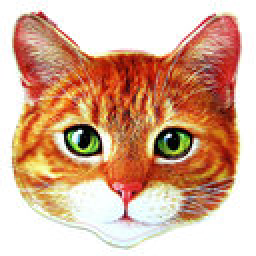
#> input picture Images/cat-128.jpg, 128 x 128 px, found by its file name (shown 2 times larger)
$ jupyter execute Animating-iterations-of-the-Arnold-map-acting-on-an-image.ipynb   (shell and % lines are left out)
#> lines starting #> are read from the running program, lines starting #| are printed output that depends on the picture
## Animating the action of the Arnold map on a discrete image

The Arnold's cat map is a chaotic map acting on the torus $\mathbb{T}^2= \mathbb{R}^2/\mathbb{Z}^2$, represented by the unit square,  $[0,1) \times [0,1)$.

This  map is defined by $f(x,y) =(x', y')$, with:

$$\left(\begin{array}{l}x'\\y'\end{array}\right) =\left(\begin{array}{ll}2&1\\1&1\end{array}\right)\left(\begin{array}{l}x\\y\end{array}\right) \:\:(\mbox{mod}\: 1)$$

or by $$\left(\begin{array}{l}x'\\y'\end{array}\right) =\left(\begin{array}{ll}1&1\\1&2\end{array}\right)\left(\begin{array}{l}x\\y\end{array}\right) \:\:(\mbox{mod}\: 1)$$

The two maps are  equivalent (topologically conjugate), i.e. they exhibit the same dynamical behaviour.   The first version is mostly used in the study of chaotic dynamical systems, while the second in connection to image encryption.

The discrete version, $f_d$,  of the Arnold map acts on a  grid over the unit square or on an image of resolution $N \times N$,
represented by an array of shape (N,N).
This map is defined as follows:
$$f_d : \{0,1,2, \ldots, N-1\} \times  \{0,1,2, \ldots, N-1\} \to  \{0,1,2, \ldots, N-1\} \times  \{0,1,2, \ldots, N-1\}, \quad f_d(x, y)=(x', y'),$$
with:
  $$\left(\begin{array}{l}x'\\y'\end{array}\right) =\left(\begin{array}{ll}2&1\\1&1\end{array}\right)\left(\begin{array}{l}x\\y\end{array}\right), \:\:(\mbox{mod}\: N)$$

  Here (x, y) are the coordinates of a pixel in an image referenced to a right system of axes, Ox, Oy, with origin, O, coinciding with the lower left pixel. If (i, j) are the (row, column) of a pixel, and (x,y) the coordinates of the same pixel, then j=x, and i=N-1-y.
  If Img is a fixed image, and Img' = f_d(Img) is the resulted image through the transformation  $f_d$, then to a  pixel in Img, of coordinates (x,y), and color c,   corresponds the pixel of coordinates (x', y') and the same color in Img'.  Hence the discrete Arnold map shuffles the pixel colors. After  some iteration the  mixing of colors occurs.

  On the other hand the discrete version of the Arnold map has a regularity that is not exhibited by the classical Arnold map, that acts on the entire torus, not only on a grid on it. Namely,  there exists a  positive integer, p(N), that depends on the image resolution,  such that $f^p_d(Img)=Img$, i.e after a number of iterations we get again the original image. The  least number, p(N), with this property is called the image period with respect to the map $f_d$. The period p(N) or an upper bound for it   is deduced in: [https://arxiv.org/abs/1111.2984](https://arxiv.org/abs/1111.2984)), [https://link.springer.com/article/10.1007/s11071-012-0539-3](https://link.springer.com/article/10.1007/s11071-012-0539-3)).

Note that the periodicity of all  images of the same resolution, $N\times N$, with respect to the Arnold map $f_d$ is a consequence of the property $A^p=Id$, where
$A$  is the matrix in the Arnold map definition, and the product $A^p$ is computed in $Z_N$, i.e. modulo N.

For image encryption algorithms periodicity of an image is a drawback. That's why generalized Arnold maps are used instead of the classical Arnold maps, defined above. These maps  depend on two parameters that can be adjusted to get a map that ensures a bigger period for an image of resolution $N\times N$.

 A generalized Arnold map   is represented by an integer matrix of the form:

  $$A=\left(\begin{array}{ll}1+ab&a\\b&1\end{array}\right)\:\: \mbox{or}\:\: A= \left(\begin{array}{ll}1&a\\b&1+ab\end{array}\right), \:\: a, b, \mbox{positive integers}$$
  For a=b=1 we get the classical versions of the Arnold map.

The aim of this notebook is twofold: first, to illustrate the properties of the discrete Arnold cat map, and second to give an example of
    simultaneous 2d and 3d plot animations, as well as to perform the layout update for each frame.

To illustrate how the discrete Arnold map acts on an image we define a subplot with two windows. In the left one we are displaying a cat image, while in the right one the image mapped, as a texture,  onto a 2D toral surface. Then we are applying succesive iteration of the discrete Arnold map to the original image, and plot
as a new animation frame the corresponding planar, respectively toral image.

[cell 1]
import numpy as np
from numpy import sin, cos, pi
import skimage.io as sio
import plotly.graph_objects as go
from plotly.subplots import make_subplots

[cell 2]
url='https://raw.githubusercontent.com/empet/Discrete-Arnold-map/master/Images/cat-128.jpg'
imag = sio.imread (url)
#> imag is the input picture: shape (128, 128, 3); mean R, G, B 215.9, 173.7, 149
img = imag[:, :, 1]
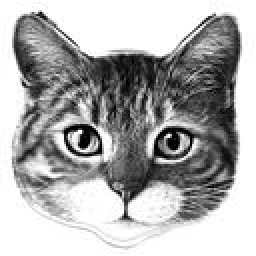
#> img: shape (128, 128) (shown 2 times larger); min 0, max 255, mean 173.7
img.shape
#> Out = (128, 128)

An image of resolution $128\times 128$ has the period 96,  with respect to the classical Arnold map (a=b=1).

[cell 3]
N = img.shape[0]
#> N = 128
surfcolor = [np.flipud(img)]
#Parameterization of the 2d torus (as a surface)
su = np.linspace(-0.5, 0.5, N)
#> su = 128 values from -0.5 to 0.5
sv = np.linspace(0, 1, N)
#> sv = 128 values from 0 to 1
u, v = np.meshgrid(su,sv)
R = 4
r = 1
x = (R + r*cos(2*pi*v)) * cos(2*pi*u)
y = (R + r*cos(2*pi*v)) * sin(2*pi*u)
z = r * sin(2*pi*v)

Define a function that returns the list of images obtained by iterating an Arnold map n_iterations times, i.e. an image orbit:

[cell 4]
def map_iterate(img,  a=1, b=1, n_iterations=1):
#> called with a = 1, b = 1, n_iterations = 6
    m, n = img.shape
#> m = 128; n = 128
    if m != n:
        raise ValueError('Arnold map acts on images of shape N x N')
    imagelist = [np.flipud(img)]
    idx = np.arange(m)
#> idx = 128 values from 0 to 127
    xim, yim = np.meshgrid(idx, idx) #(xim, yim) are the pixel  (x,y)-coordinates
    for _ in range(1, n_iterations):
        xtemp = ((1+a*b)*xim + a*yim) % m
        yim = (b*xim + yim) % m
        xim = xtemp
        imagelist.append(np.flipud(img[yim, xim]))
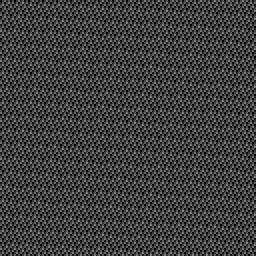
#> yim: shape (128, 128) int64 (shown 2 times larger); min 0, max 127, mean 63.5
#> after the loop, imagelist = 6 items
    return imagelist

Define 6 frames for animation: the first one displays the original images, and the others the images resulted from iterating
the  Arnold map. After the  $5^{th}$ iteration the colors are mixed.

[cell 5]
nframes = 6
surfcolor = map_iterate(img, n_iterations=nframes)
#> surfcolor = 6 items

Define the subplot figure:

[cell 6]
fig = make_subplots(
    rows=1, cols=2,
    specs=[[{"type": "xy"}, {"type": "scene"}]],
    horizontal_spacing=0.05)

fig.add_trace(go.Heatmap(z = surfcolor[0],
                         coloraxis='coloraxis'), 1, 1)

fig.add_trace(go.Surface(x=x, y=y, z=z,
                         surfacecolor=surfcolor[0],
                         coloraxis='coloraxis' ))

axes3D = dict(scene_xaxis_visible=False,
              scene_yaxis_visible=False,
              scene_zaxis_visible=False)

fig.update_layout(title_text = f'Left: image of resolution 128 x128. Right: image mapped on the torus',
                  title_x=0.5, font_color='white',
                  width=700, height=450, scene_aspectmode='data',
                  coloraxis=dict(colorscale='matter_r',
                                 showscale=False,
                                 ),
                  xaxis_showticklabels=False,
                  yaxis_showticklabels=False,
                  **axes3D,
                  paper_bgcolor='black');

[cell 7]
#fig.show()

Define the animation frames:

[cell 8]
frames = [ ]

for k in range(nframes):
    frames.append(go.Frame(data= [go.Heatmap(z=surfcolor[k]),
                                  go.Surface(surfacecolor=surfcolor[k])],
                           layout= go.Layout(title_text=f'Arnold cat map, iteration #{k}'),
                           traces =[0,1]))
#> after the loop, frames = 6 items

fig.update_layout(updatemenus=[dict(type='buttons',
                                  showactive=False,
                                  y=0,
                                  x=1.05,
                                  xanchor='left',
                                  yanchor='top',
                                  pad=dict(t=1),
                                  buttons=[dict(label='Play',
                                                method='animate',
                                                args=[None, dict(frame=dict(duration=50, redraw=True),
                                                                 transition=dict(duration=0),
                                                                 fromcurrent=True,
                                                                 mode='immediate'
                                                                 )])
                                          ]
                                  )])
fig.update(frames=frames);

Let us illustrate the periodicity of the (cat) image (cropped to get the resolution $124 \times 124$), with respect to the generalized Arnold map, defined by a=40, and b=8.  Following the results in the above mentioned references, we deduced that an image of such resolution has the period 5. Let us confirm it through simulation:

[cell 9]
#imag = sio.imread ("cat-128.jpg")
img1 = imag[2:-2, 2:-2, 1]
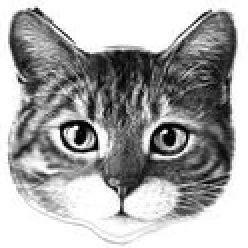
#> img1: shape (124, 124) (shown 2 times larger); min 0, max 255, mean 168.4
img1.shape
#> Out = (124, 124)

[cell 10]
imagelist = map_iterate(img1, a=40, b=8, n_iterations=6)
#> call 2 of map_iterate, with a = 40, b = 8, n_iterations = 6
#> in map_iterate (call 2), `idx = np.arange(m)`: idx = 124 values from 0 to 123
#> in map_iterate (call 2), `xim, yim = np.meshgrid(idx, idx)`:
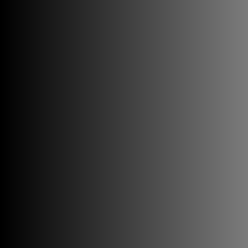
#> xim: shape (124, 124) int64 (shown 2 times larger); min 0, max 123, mean 61.5
#> in map_iterate (call 2), `xim, yim = np.meshgrid(idx, idx)`:
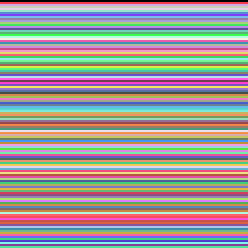
#> yim: shape (124, 124) int64 (shown 2 times larger); 124 distinct labels, from 0 to 123; one colour per label, 0 black
#> the loop in map_iterate (call 2), `for _ in range(1, n_iterations):` made 5 passes
#> pass 1, in map_iterate (call 2), `xtemp = ((1+a*b)*xim + a*yim) % m`:
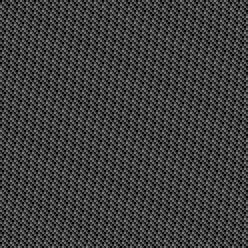
#> xtemp: shape (124, 124) int64 (shown 2 times larger); min 0, max 123, mean 61.5
#> pass 1, in map_iterate (call 2), `yim = (b*xim + yim) % m`:
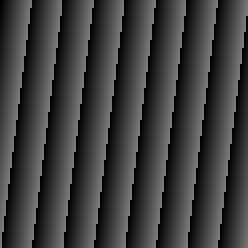
#> yim: shape (124, 124) int64 (shown 2 times larger); min 0, max 123, mean 61.5
#> pass 2, in map_iterate (call 2), `xtemp = ((1+a*b)*xim + a*yim) % m`:
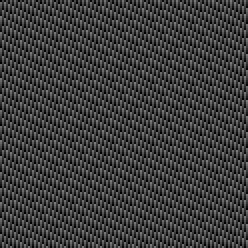
#> xtemp: shape (124, 124) int64 (shown 2 times larger); min 0, max 123, mean 61.5
#> pass 2, in map_iterate (call 2), `yim = (b*xim + yim) % m`:
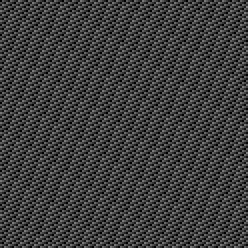
#> yim: shape (124, 124) int64 (shown 2 times larger); min 0, max 123, mean 61.5
#> imagelist = 6 items

[cell 11]
fig124 = make_subplots(
    rows=2, cols=3,
    horizontal_spacing=0.02,
    vertical_spacing=0.05,
    subplot_titles=('Original image', 'Iteration #1', 'Iteration #2', 'Iteration #3', 'Iteration #4', 'Iteration #5')
)

for k in range(6):
    fig124.add_trace(go.Heatmap(z=imagelist[k], coloraxis='coloraxis'), k//3+1, k-3*(k//3)+1)
    fig124.update_layout(width=800, height=600,
                         title_text='5-periodic image with respect to the action of a generalized Arnold map',
                         title_x=0.5,
                        coloraxis=dict(colorscale='matter_r', colorbar_thickness=25))
    fig124.update_xaxes(showticklabels=False, ticks='')
    fig124.update_yaxes(showticklabels=False, ticks='')
